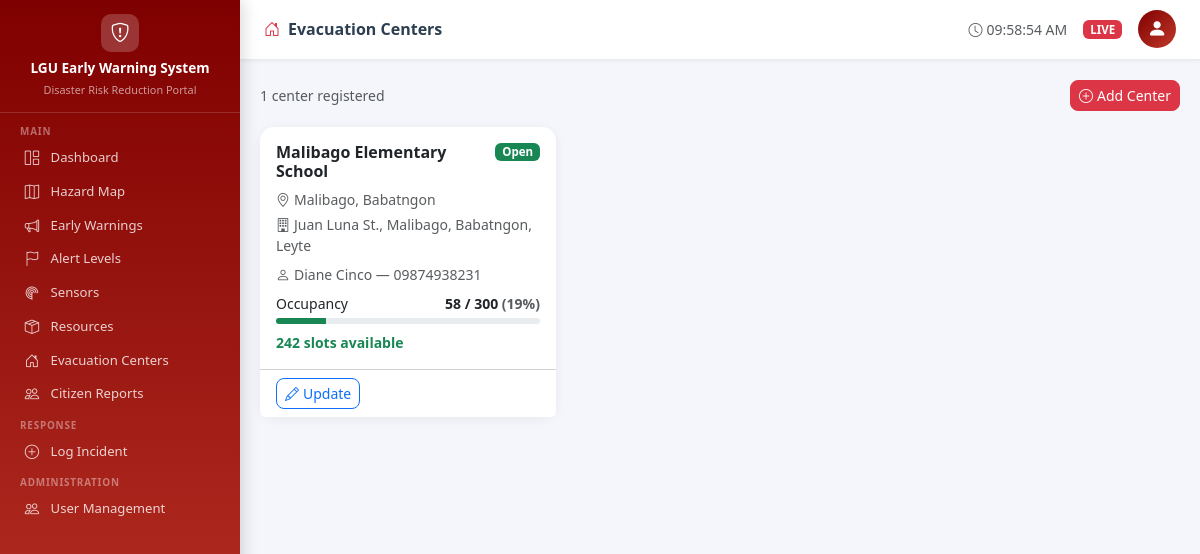
The page /evacuation/ (signed in) on the database its author committed.
### incidents/models.py (models this page shows, shortened)
class EvacuationCenter(models.Model):
    STATUS_CHOICES = [
        ('OPEN', 'Open'),
        ('FULL', 'Full'),
        ('CLOSED', 'Closed'),
        ('STANDBY', 'On Standby'),
    ]
    name = models.CharField(max_length=200)
    address = models.TextField()
    municipality = models.CharField(max_length=100)
    barangay = models.CharField(max_length=100)
    capacity = models.PositiveIntegerField(default=0)
    current_occupancy = models.PositiveIntegerField(default=0)
    status = models.CharField(max_length=10, choices=STATUS_CHOICES, default='STANDBY')
    contact_person = models.CharField(max_length=100, blank=True)
    contact_number = models.CharField(max_length=20, blank=True)
    latitude = models.DecimalField(max_digits=9, decimal_places=6, null=True, blank=True)
    longitude = models.DecimalField(max_digits=9, decimal_places=6, null=True, blank=True)
    updated_at = models.DateTimeField(auto_now=True)
    def occupancy_percentage(self):
        if self.capacity > 0:
            return round((self.current_occupancy / self.capacity) * 100)
        return 0
    def available_slots(self):
        return max(0, self.capacity - self.current_occupancy)
    class Meta:
        ordering = ['municipality', 'name']

### incidents/views.py (the view)
# urls.py: path('evacuation/', views.evacuation_list, name='evacuation_list'),
@login_required
def evacuation_list(request):
    centers = EvacuationCenter.objects.all()
    return render(request, 'incidents/evacuation_list.html', {'centers': centers})

### templates/incidents/evacuation_list.html (shortened to what this page needs)
{% extends 'base.html' %}
{% block page_title %}<i class="bi bi-house-door me-2 text-danger"></i>Evacuation Centers{% endblock %}
{% block content %}
<div class="d-flex justify-content-between align-items-center mb-3">
  <span class="text-muted small">{{ centers.count }} center{{ centers.count|pluralize }} registered</span>
  {% if user.role == 'LGU_ADMIN' %}
  <a href="{% url 'evacuation_create' %}" class="btn btn-danger btn-sm"><i class="bi bi-plus-circle me-1"></i>Add Center</a>
  {% endif %}
</div>
<div class="row g-3">
{% for c in centers %}
<div class="col-md-6 col-lg-4">
  <div class="card h-100">
    <div class="card-body">
      <div class="d-flex justify-content-between align-items-start mb-2">
        <h6 class="fw-bold mb-0">{{ c.name }}</h6>
        <span class="badge {% if c.status == 'OPEN' %}bg-success{% elif c.status == 'FULL' %}bg-danger{% elif c.status == 'CLOSED' %}bg-secondary{% else %}bg-warning text-dark{% endif %}">
          {{ c.get_status_display }}
        </span>
      </div>
      <div class="text-muted small mb-1"><i class="bi bi-geo-alt me-1"></i>{{ c.barangay }}, {{ c.municipality }}</div>
      <div class="text-muted small mb-2"><i class="bi bi-building me-1"></i>{{ c.address }}</div>
      {% if c.contact_person %}
      <div class="text-muted small mb-2"><i class="bi bi-person me-1"></i>{{ c.contact_person }} — {{ c.contact_number }}</div>
      {% endif %}
      <div class="d-flex justify-content-between small mb-1">
        <span>Occupancy</span>
        <strong>{{ c.current_occupancy }} / {{ c.capacity }} <span class="text-muted">({{ c.occupancy_percentage }}%)</span></strong>
      </div>
      <div class="progress mb-2" style="height:6px;">
        <div class="progress-bar {% if c.occupancy_percentage >= 90 %}bg-danger{% elif c.occupancy_percentage >= 70 %}bg-warning{% else %}bg-success{% endif %}"
             style="width:{{ c.occupancy_percentage }}%"></div>
      </div>
      <div class="small text-success fw-semibold">{{ c.available_slots }} slots available</div>
    </div>
    {% if user.role == 'LGU_ADMIN' or user.role == 'DISPATCHER' %}
    <div class="card-footer bg-white">
      <a href="{% url 'evacuation_edit' c.pk %}" class="btn btn-sm btn-outline-primary"><i class="bi bi-pencil me-1"></i>Update</a>
    </div>
    {% endif %}
  </div>
</div>
{% endfor %}
</div>
{% endblock %}

### templates/base.html (style rules this page uses)
body { background: #f4f6fb; font-family: 'Segoe UI', sans-serif; }
.card { border: none; border-radius: 14px; box-shadow: 0 2px 12px rgba(0,0,0,.06); }
.badge { font-size: .72rem; padding: .3em .6em; }
.btn { border-radius: 8px; font-size: .875rem; }

### rows shown on the page
EvacuationCenter: name "Malibago Elementary School", status "Open", barangay "Malibago", municipality "Babatngon", address "Juan Luna St., Malibago, Babatngon, Leyte", contact_person "Diane Cinco", contact_number "09874938231", current_occupancy "58", capacity "300", occupancy_percentage "19", available_slots "242"

### other values the page prints
{{ centers.count }} "1"
